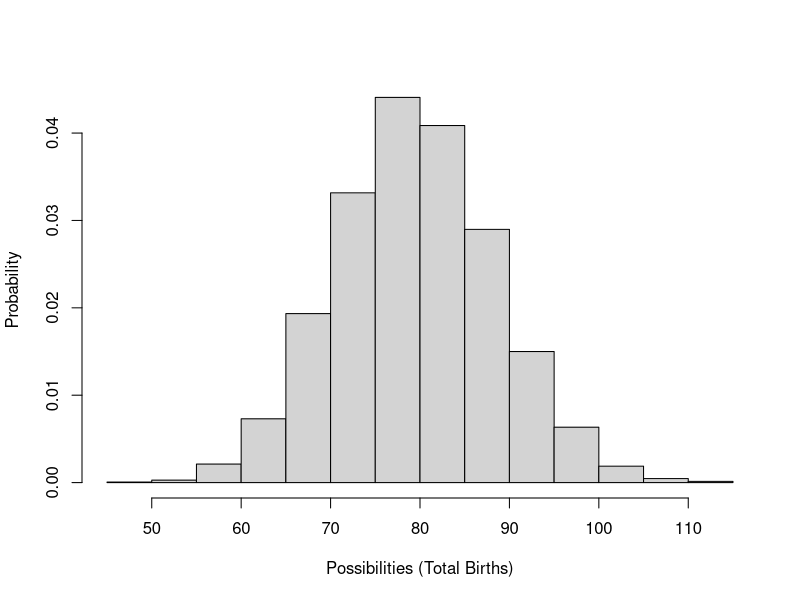
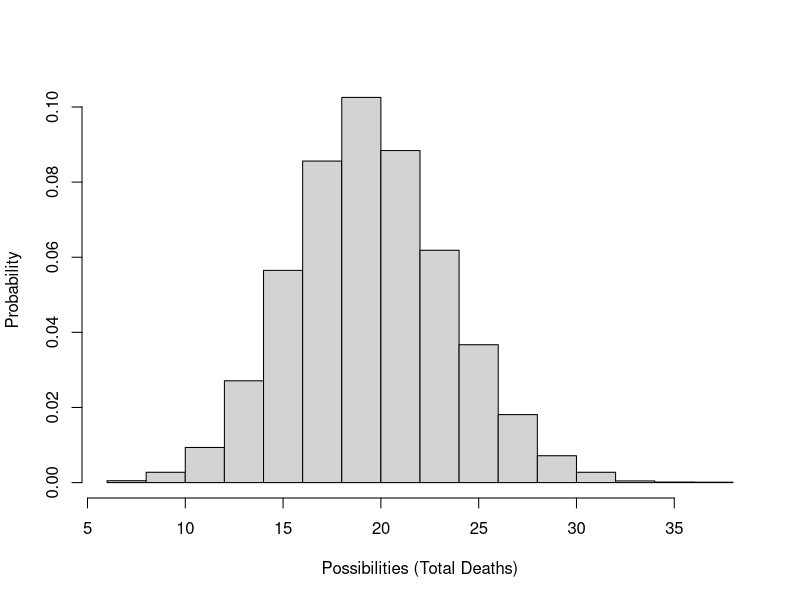
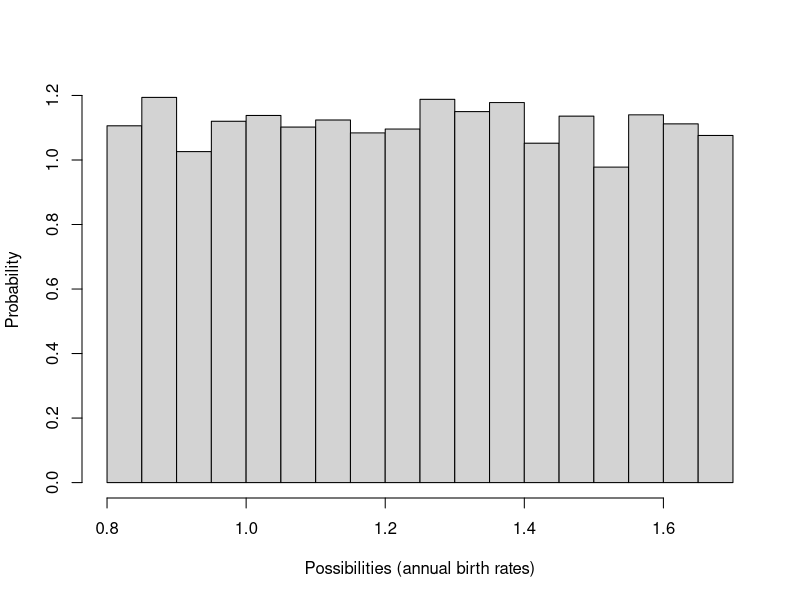
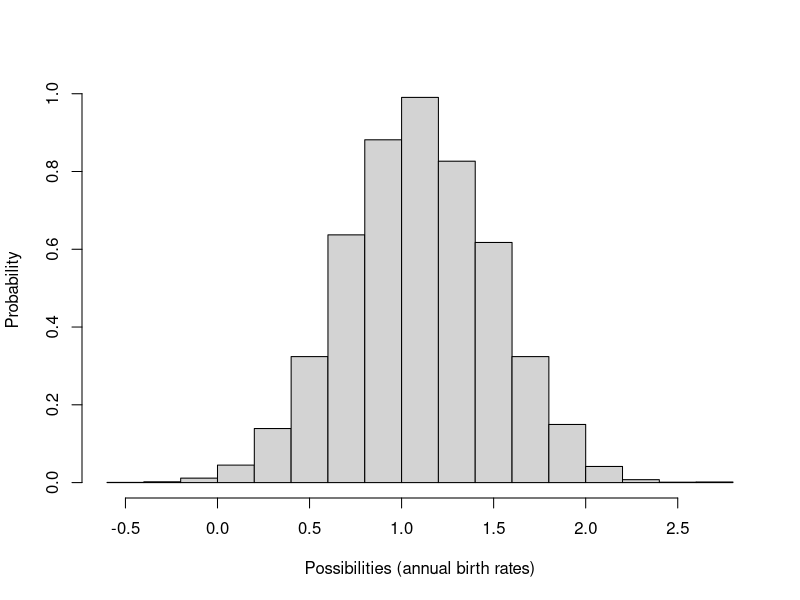

Here is the R script that generated these plots, in order:
## ---- chunk 1
knitr::opts_chunk$set(echo = TRUE, cache = TRUE)
## ---- chunk 2
hist(rpois(10000,(100*0.8)),main="",freq = F,ylab="Probability",xlab="Possibilities (Total Births)")
## ---- chunk 3
hist(rbinom(10000,100,0.2),main="",xlab="Possibilities (Total Deaths)",freq = F,ylab="Probability")
## ---- chunk 4
hist(runif(10000,0.8,1.7),main="",freq=F,xlab="Possibilities (annual birth rates)",ylab="Probability")
## ---- chunk 5
hist(rnorm(10000,1.1,0.4),main="",xlab="Possibilities (annual birth rates)",freq = F,ylab="Probability")
